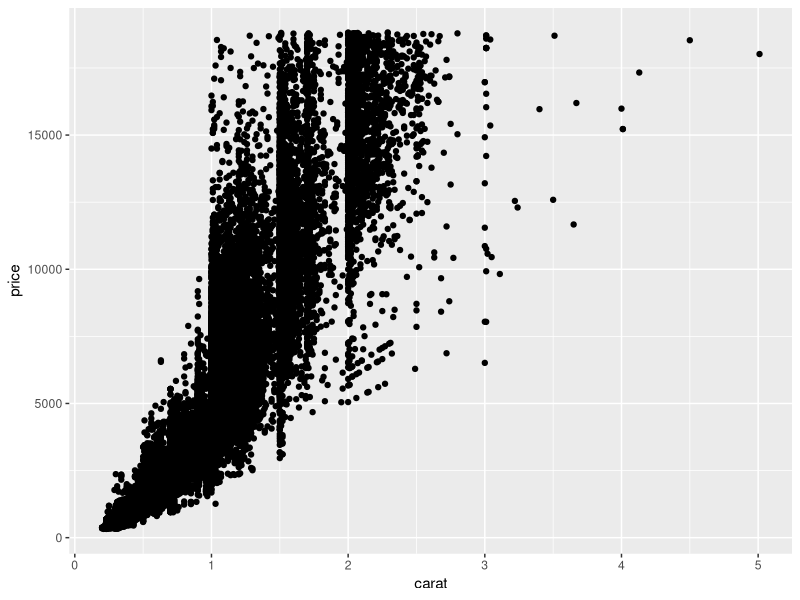
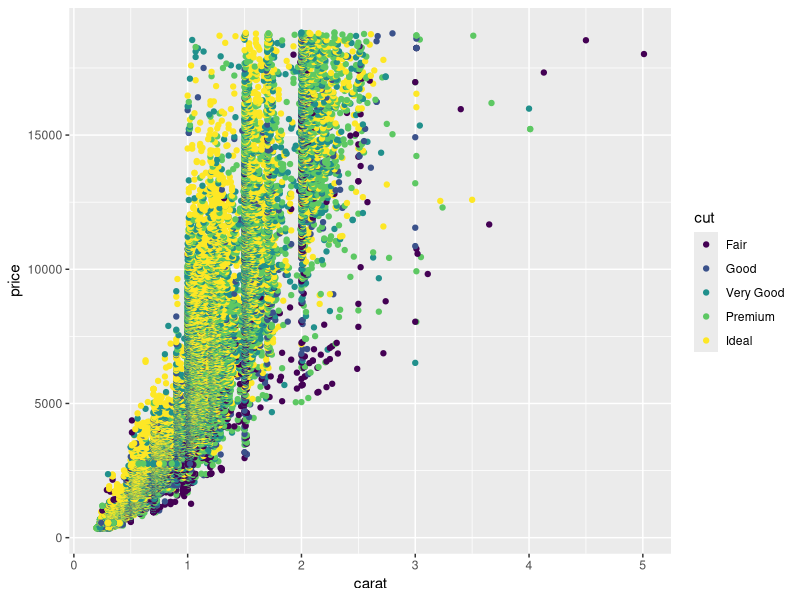
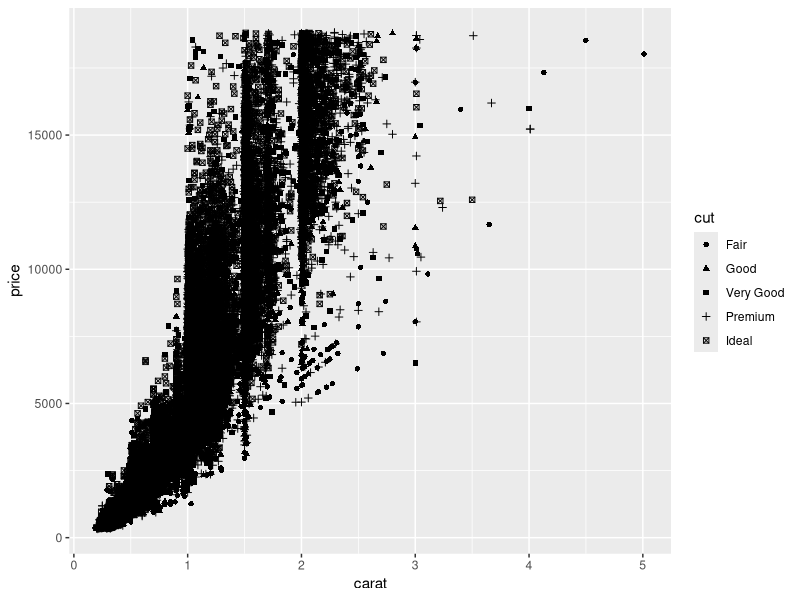
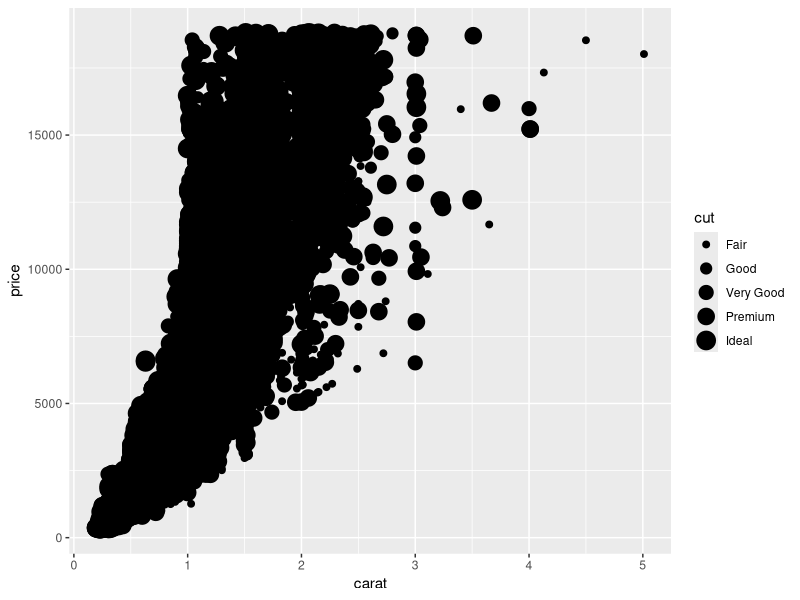
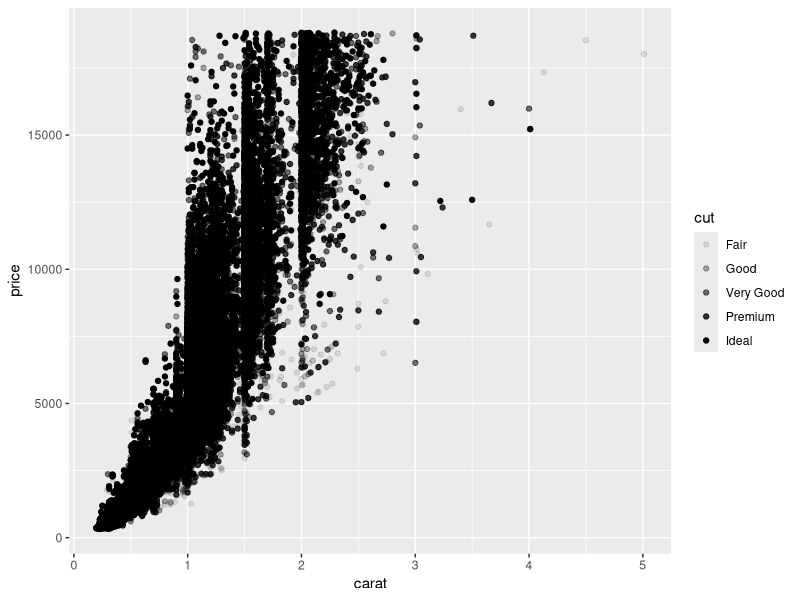
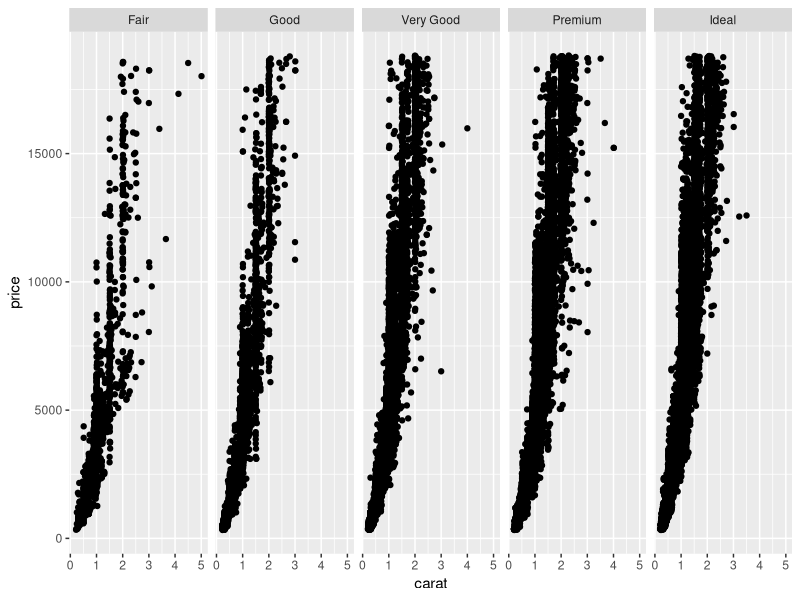
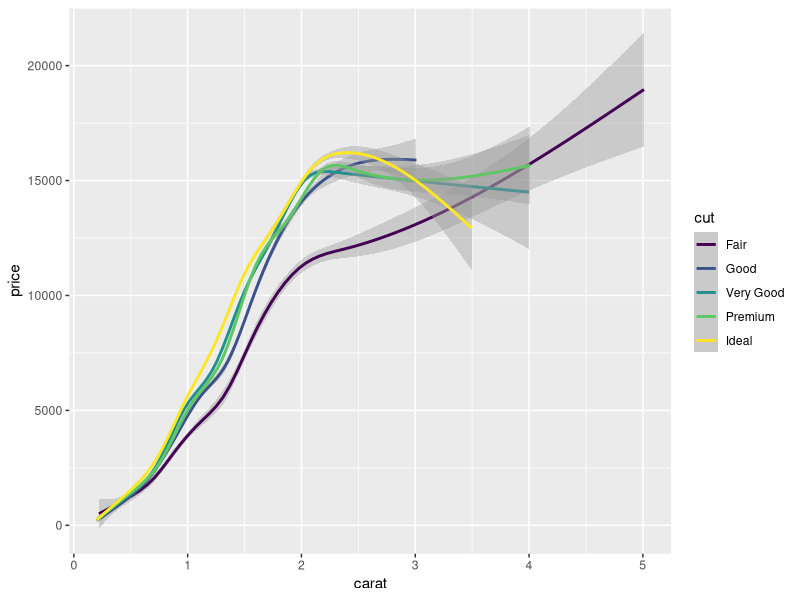
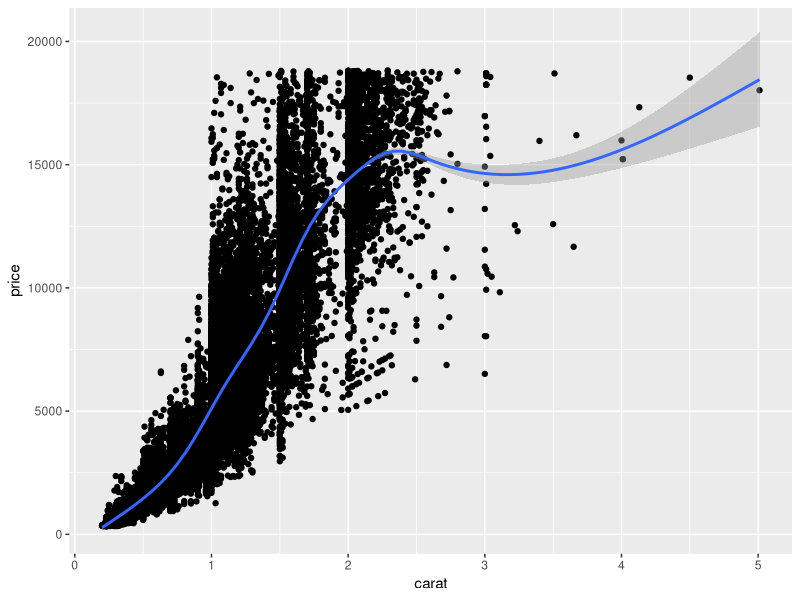

Write R code to recreate these figures, in order.
## ---- chunk 1
knitr::opts_chunk$set(fig.align='center')
## ---- chunk 2
library(ggplot2)
## ---- chunk 3
ggplot(data = diamonds) +
  geom_point(mapping = aes(x = carat, y = price))
## ---- chunk 4
ggplot(data = diamonds) +
  geom_point(mapping = aes(x = carat, y = price, color = cut))
## ---- chunk 5
ggplot(data = diamonds) +
  geom_point(mapping = aes(x = carat, y = price, shape = cut))
## ---- chunk 6
ggplot(data = diamonds) +
  geom_point(mapping = aes(x = carat, y = price, size = cut))
## ---- chunk 7
ggplot(data = diamonds) +
  geom_point(mapping = aes(x = carat, y = price, alpha= cut))
## ---- chunk 8
ggplot(data = diamonds) +
  geom_point(mapping = aes(x = carat, y = price)) + facet_grid(. ~ cut)
## ---- chunk 9
ggplot(data = diamonds, mapping = aes(x = carat, y = price, color = cut)) +
  geom_smooth()
## ---- chunk 10
ggplot(data = diamonds, mapping = aes(x = carat, y = price)) +
  geom_point() + geom_smooth()
## ---- chunk 11
ggplot(data = diamonds, mapping = aes(x = carat, y = price, color = cut)) +
  geom_smooth(se = FALSE) 
## ---- chunk 12
ggplot(data = diamonds, mapping = aes(x = carat, y = price, color = cut)) +
  geom_smooth(se = FALSE, method = "lm") 
## ---- chunk 13
ggplot(data = diamonds, mapping = aes(x = carat)) +
  geom_histogram(binwidth = .25)
## ---- chunk 14
ggplot(data = diamonds, mapping = aes(x = cut)) +
  geom_bar()
## ---- chunk 15
ggplot(data = diamonds, mapping = aes(x = color, y = price)) +
  geom_boxplot()
## ---- chunk 16
ggplot(data = diamonds, mapping = aes(x = cut, fill = cut)) +
  geom_bar()
## ---- chunk 17
ggplot(data = diamonds, mapping = aes(x = color, fill = cut)) +
  geom_bar(position = "dodge")
